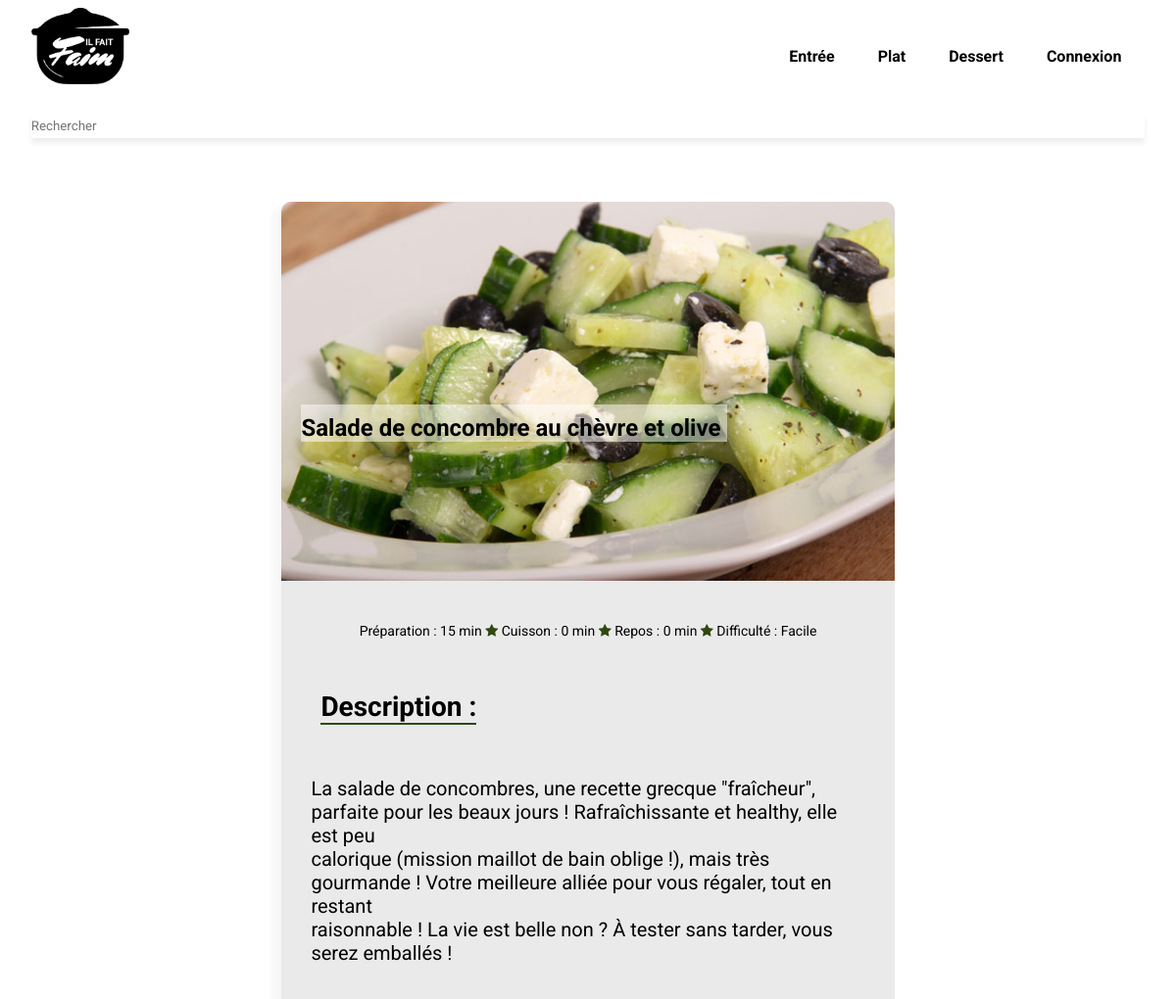
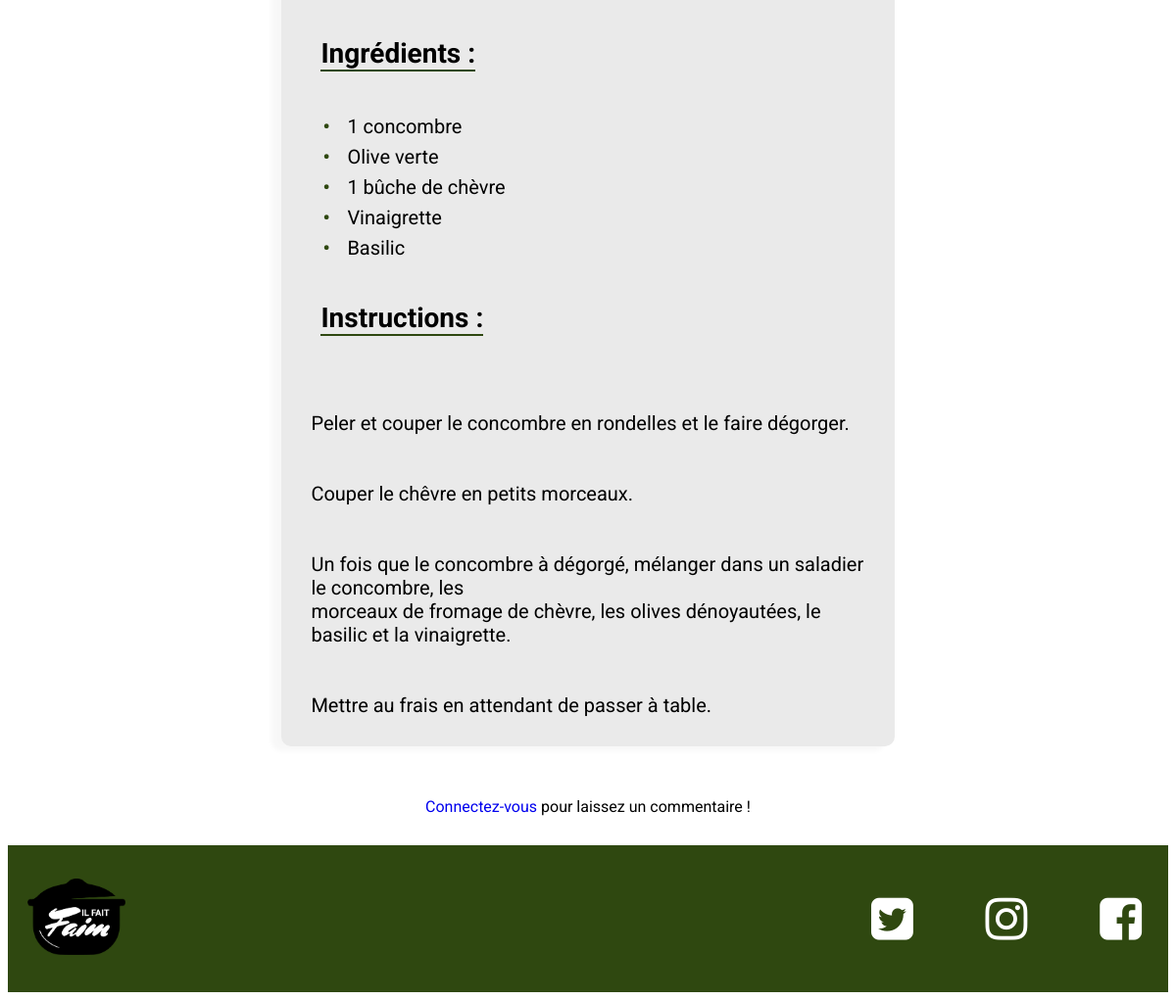
/?page=article&id=51, run on the app's committed database (2 pictures, top to bottom).
### tables this page shows
CREATE TABLE `recipes` (
  `name` varchar(255) NOT NULL,
  `author` varchar(20) NOT NULL,
  `category` int(9) NOT NULL DEFAULT '0',
  `text` text,
  `image` varchar(256) DEFAULT NULL,
  `created` datetime NOT NULL DEFAULT CURRENT_TIMESTAMP,
  `id` int(9) NOT NULL,
  `ingredient` text NOT NULL,
  `box` int(11) NOT NULL,
  `preparation` int(9) NOT NULL,
  `repos` int(11) NOT NULL,
  `cuisson` int(11) NOT NULL,
  `difficulte` varchar(256) NOT NULL,
  `description` varchar(500) DEFAULT NULL
);

### models/crud.php (called while the page is built, shortened)
<?php
function getArticleById($id){
    require './connexion/connexion.php';
    $query = $pdo->prepare('SELECT * FROM `recipes` WHERE `id` = :id');
    $query->execute([
    'id' => $id
]);
$post = $query->fetch();
return $post;
}

### controllers/article.php (called while the page is built, shortened)
<?php
require './connexion/connexion.php';
require './models/crud.php';
$post=getArticleById($_GET['id']);
$ingre = explode(";",$post['ingredient']);
array_pop($ingre);
$ingre = array_reverse($ingre);
?>

### views/viewArticle.php (the view, shortened to what this page needs)
<?php
include './controllers/article.php';
?>
<main>
        <article class="recette_all">
            <img src="./uploads_img/<?= $post['image'] ?>" alt="image recette">
            <h4 class="title_recipe"><?= $post['name'] ?></h4>
            <p class="misc"> Préparation : <?= $post['preparation'] ?> min <i class="fa fa-star"></i> Cuisson :
                <?= $post['cuisson'] ?> min <i class="fa fa-star"></i> Repos : <?= $post['repos'] ?> min <i
                    class="fa fa-star"></i> Difficulté : <span class='diff_capital'><?= $post['difficulte'] ?> </span>
            </p>
            <section class="text_recette">
                <section class="description">
                    <h2>Description :</h2>
                    <p>
                        <?= ($post['description'] )?>
                    </p>
                </section>
                <section class="ingredient">
                    <h2>Ingrédients : </h2>
                    <ul>
                        <?php foreach($ingre as $ingre): ?>
                        <li>
                            <?= $ingre ?>
                        </li>
                        <?php endforeach ?>
                    </ul>
                </section>
                <section class="instruction">
                    <h2> Instructions : </h2>
                    <p class="text_recipe"><?= ($post['text'] )?> </p>
                </section>
            </section>
        </article>
    <?php if (isset($_SESSION['userId'])): ?>
        <form action='./controllers/comments.php' method='POST' class='form_comment'>
            <input type='hidden' class='comment_name' name='uid' required value=<?= $_SESSION['userName']?>>
            <input type='hidden' name='idArticle' value=<?=$post['id']?>>
            <input type='hidden' name='date' value=<?= date('Y-m-d ')?>>
            <label for="message"> Votre message : </label>
            <textarea class='comment_textarea' name='message' placeholder='Votre message' required></textarea><br>
            <button class='btn_comment' type='submit' name='commentSubmit'> Commenter </button>
        </form>
        <?php else :?>
            <div class='comment_login'>
                <p><a href='?page=connexion'>Connectez-vous</a> pour laissez un commentaire !</p>
            </div>
    <?php endif ?>
</main>

### css/style.css (style rules this page uses)
* { box-sizing: border-box; font-family: 'Roboto', sans-serif; }
main { padding: 0 6%; margin: auto; }
a { text-decoration: none; }
.misc { font-size: 14px; }
.recette_all { min-height: 1500px; box-shadow: -10px 5px 5px rgba(0, 0, 0, 0.03); border-radius: 10px; margin: 5% 20%; font-size: 20px; background: #eaeaea; }
.recette_all img { max-width: none; width: 100%; min-height: 300px; border-radius: 10px 10px 0px 0px; }
.diff_capital { text-transform: capitalize; }
.recette_all .title_recipe { position: relative; top: -175px; left: 20px; }
.description, .ingredient, .instruction { padding: 0 20px; text-align: left; }
.title_recipe { background: rgba(255, 255, 255, 0.5); display: inline; font-size: 24px; padding-right: 7px; padding-top: 10px; }
.fa-star { color: #2f4810; }
.misc { text-align: center; margin: 0; }
.recette_all h2 { display: inline-block; font-size: 28px; position: relative; left: 20px; border-bottom: 2px solid #2f4810; }
.recette_all ul { list-style: none; }
.recette_all ul li::before { content: "\2022"; color: #2f4810; font-weight: bold; display: inline-block; width: 1em; margin-left: -1em; }
.recette_all ul li { margin: 7px 2px; }
.recette_all p { padding: 10px 10px 30px; }
.comment_login { text-align: center; margin: 0 auto 30px; }

### data on the page
recipes: image (picture), name "Salade de concombre au chèvre et olive", preparation "15", cuisson "0", repos "0", difficulte "Facile", description "La salade de concombres, une recette grecque \"fraîcheur\", parfaite pour les beaux jours ! Rafraîchissante et healthy, elle est peu calorique (mission maillot de bain oblige !), mais très gourmande ! Votre meilleure alliée pour vous régaler, tout en restant raisonnable ! La vie est belle non ? À tester sans tarder, vous serez emballés !", text "Peler et couper le concombre en rondelles et le faire dégorger. Couper le chêvre en petits morceaux. Un fois que le concombre à dégorgé, mélanger dans un saladier le concombre, les morceaux de fromage de chèvre, les olives dénoyautées, le basilic et la vinaigrette. Mettre au frais en attendant de passer à table."

### other printed values
$ingre "1 concombre"
$ingre "Olive verte"
$ingre "1 bûche de chèvre"
$ingre "Vinaigrette"
$ingre "Basilic"
